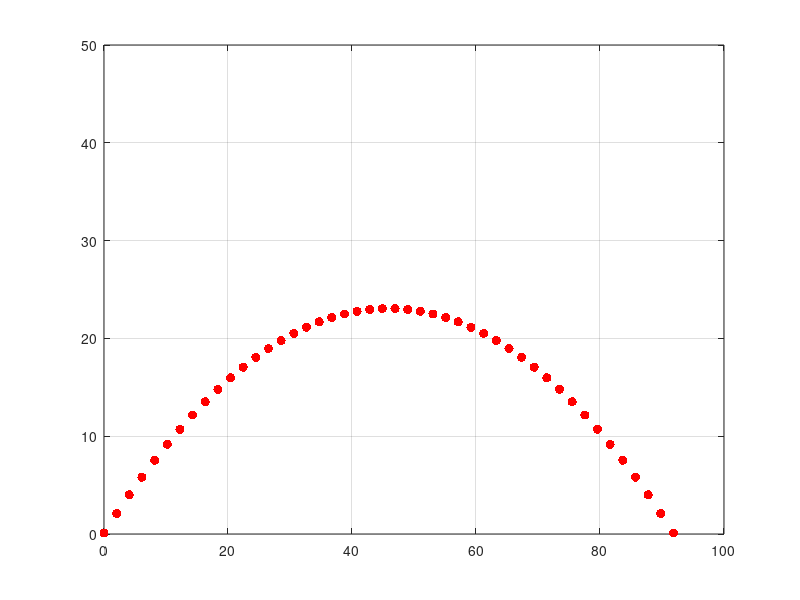

MATLAB code to generate this figure: (Note: this script raises an error after producing the figure.)
clear, clc

%% create the 2D space

xmax = 100;
ymax = 50;

%% Target trajectory

xTarg = linspace(0,xmax,50);

g = 9.8; % gravitational constant
y0 = 0.1; % initial height
theta = 45; % incidence of launch
vel = 30; % velocity of launch

yfunc = @(xin) y0 + xin.*tand(theta) - g.*xin.^2./(2*(vel*cosd(theta)).^2);

% actual x vector
xTarg(yfunc(xTarg) < 0) = nan;
yTarg = yfunc(xTarg);

figure(1), clf
plot(xTarg, yTarg, 'r.','MarkerSize',20)
axis([0 xmax 0 ymax])
grid on

%% All possible cursor positions

xspace = -xmax:xmax;
yspace = -ymax:ymax;

% there are four possible actions for now
% 1 = left, 2 = up, 3 = right, 4 = down

% initialize a matrix of actions, all random for now
Qgrid = randi([1 4],[length(xspace),length(yspace)]);

% Qgrid [=] For every spatial location the cursor is in, there's an
% appropriate action that can be taken

%% Iterate through time and figure out cursor actions

% introduce a delay before movement begins
RT = 4;

% cursor positions
curxy = nan(sum(~isnan(xTarg)), 2);
curxy(2:RT,:) = repmat([0,0],RT,1);

% iterate
for t = RT:sum(~isnan(xTarg))
    
    % determine the state for time t-1
    distx = round(xTarg(t-1) - curxy(t-1,1));
    disty = round(yTarg(t-1) - curxy(t-1,2));
    
    % find the corresponding Q matrix indecies
    xi = find(xspace == distx);
    yi = find(yspace == disty);
    
    % pick the state-action pair
    act = Qgrid(xi,yi);
    
    % place holder action
    curxy(t,:) = curxy(t-1,:);
    
    % generate action
    switch act
        case 1 % left
            if curxy(t-1,1) - 1 >= 0
                curxy(t,1) = curxy(t-1,1) - 1;
            end
        case 2 % up
            if curxy(t-1,2) + 1 <= ymax
                curxy(t,2) = curxy(t-1,2) + 1;
            end
        case 3 % right
            if curxy(t-1,1) + 1 <= xmax
                curxy(t,1) = curxy(t-1,1) + 1;
            end
        case 4 % down
            if curxy(t-1,2) - 1 >= 0
                curxy(t,2) = curxy(t-1,2) - 1;
            end
    end %switch
    
end

%% plot the resulting cursor positions

figure(1), hold on
plot(curxy(:,1), curxy(:,2), 'b.', 'MarkerSize', 20)
plot(curxy(:,1), curxy(:,2), 'b-', 'LineWidth', 0.75)

